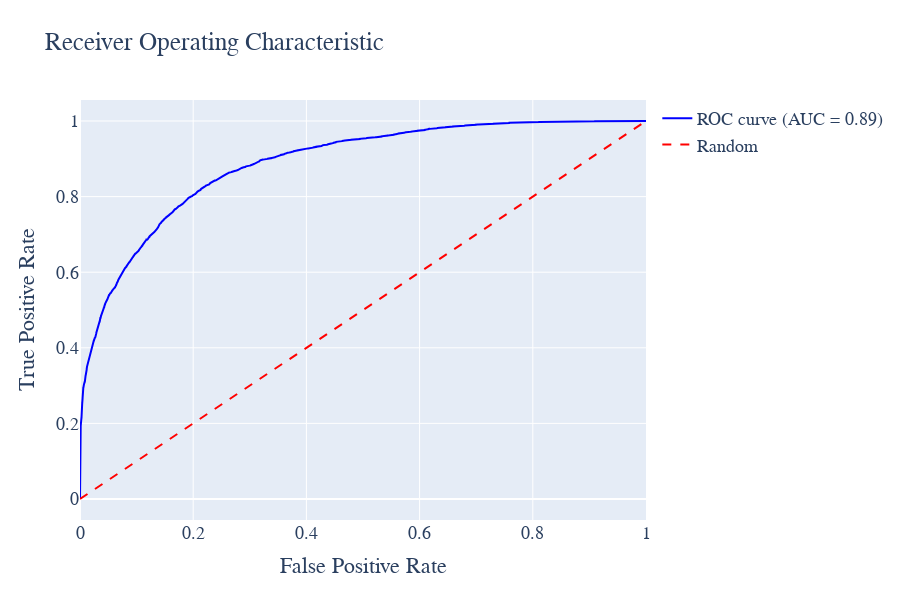

Notebook code for this chart:
### Code cell
# %%
import plotly.graph_objects as go
from sklearn.metrics import roc_curve, auc

# 计算ROC曲线
roc_auc = auc(fpr, tpr)

# 计算ROC曲线
roc_auc = auc(fpr, tpr)

# 创建布局
layout = go.Layout(
    title='Receiver Operating Characteristic',
    xaxis=dict(title='False Positive Rate'),
    yaxis=dict(title='True Positive Rate'),
    hovermode='closest',
    width=900, height=600,
    font=dict(family='Times New Roman', size=18)
)

# 创建ROC曲线图形
roc_trace = go.Scatter(
    x=fpr,
    y=tpr,
    mode='lines',
    line=dict(color='blue', width=2),
    name='ROC curve (AUC = %0.2f)' % roc_auc
)

# 创建对角线图形
diagonal_trace = go.Scatter(
    x=[0, 1],
    y=[0, 1],
    mode='lines',
    line=dict(color='red', width=2, dash='dash'),
    name='Random'
)

# 创建图表数据
data = [roc_trace, diagonal_trace]

# 创建图表
fig = go.Figure(data=data, layout=layout)

fig.write_html('Image/4_6_4_4.html')
# 显示图表
fig.show()

### Figure 1 — Plotly figure (JSON) as saved in the notebook; plotly's stock layout.template omitted (floating-point values rounded to 4 significant figures; data arrays with more than 128 entries replaced by an {"elided": "..."} marker saying what was removed)
{"data": [{"line": {"color": "blue", "width": 2}, "mode": "lines", "name": "ROC curve (AUC = 0.89)", "type": "scatter", "x": {"elided": "4011 float values"}, "y": {"elided": "4011 float values"}}, {"line": {"color": "red", "dash": "dash", "width": 2}, "mode": "lines", "name": "Random", "type": "scatter", "x": [0, 1], "y": [0, 1]}], "layout": {"font": {"family": "Times New Roman", "size": 18}, "height": 600, "hovermode": "closest", "title": {"text": "Receiver Operating Characteristic"}, "width": 900, "xaxis": {"title": {"text": "False Positive Rate"}}, "yaxis": {"title": {"text": "True Positive Rate"}}}}
